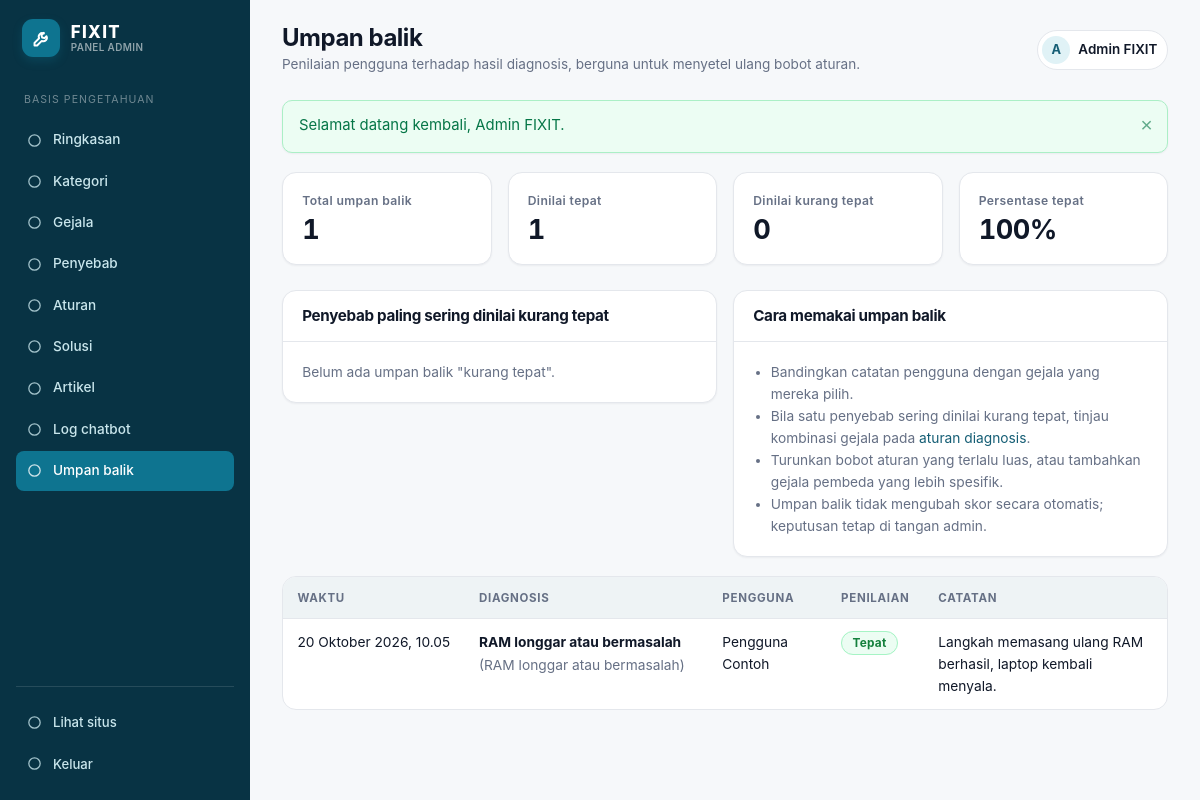
Page /admin/umpan_balik.php (signed in) on the committed database.
### tables this page shows
CREATE TABLE diagnosis_feedback (
  id INT UNSIGNED AUTO_INCREMENT PRIMARY KEY,
  diagnosis_id INT UNSIGNED NOT NULL UNIQUE,
  user_id INT UNSIGNED NULL,
  penilaian ENUM('tepat', 'tidak_tepat') NOT NULL,
  catatan VARCHAR(500) NULL,
  waktu DATETIME NOT NULL DEFAULT CURRENT_TIMESTAMP,
  CONSTRAINT fk_df_diagnosis FOREIGN KEY (diagnosis_id)
    REFERENCES diagnoses (id) ON DELETE CASCADE,
  CONSTRAINT fk_df_user FOREIGN KEY (user_id)
    REFERENCES users (id) ON DELETE SET NULL
);

CREATE TABLE diagnoses (
  id INT UNSIGNED AUTO_INCREMENT PRIMARY KEY,
  user_id INT UNSIGNED NULL,
  waktu DATETIME NOT NULL DEFAULT CURRENT_TIMESTAMP,
  hasil_teratas VARCHAR(150) NULL,
  ringkasan TEXT NULL,
  CONSTRAINT fk_diagnoses_user FOREIGN KEY (user_id)
    REFERENCES users (id) ON DELETE SET NULL
);

CREATE TABLE causes (
  id INT UNSIGNED AUTO_INCREMENT PRIMARY KEY,
  kode VARCHAR(10) NOT NULL UNIQUE,
  nama_penyebab VARCHAR(150) NOT NULL,
  deskripsi TEXT NULL,
  tingkat_risiko ENUM('rendah', 'sedang', 'tinggi') NOT NULL DEFAULT 'sedang'
);

CREATE TABLE users (
  id INT UNSIGNED AUTO_INCREMENT PRIMARY KEY,
  nama VARCHAR(100) NOT NULL,
  email VARCHAR(150) NOT NULL UNIQUE,
  password_hash VARCHAR(255) NOT NULL,
  role ENUM('user', 'admin') NOT NULL DEFAULT 'user',
  dibuat_pada DATETIME NOT NULL DEFAULT CURRENT_TIMESTAMP
);

### includes/classes/Repository.php (called while the page is built, shortened)
<?php
class Repository
{
    public function feedbackList(int $limit = 200): array
    {
        $stmt = $this->pdo->prepare(
            'SELECT f.*, d.hasil_teratas, d.waktu AS waktu_diagnosis,
                    u.nama, c.nama_penyebab
             FROM diagnosis_feedback f
             JOIN diagnoses d ON d.id = f.diagnosis_id
             LEFT JOIN users u ON u.id = COALESCE(f.user_id, d.user_id)
             LEFT JOIN diagnosis_results dr
                ON dr.diagnosis_id = d.id AND dr.urutan = 1
             LEFT JOIN causes c ON c.id = dr.cause_id
             ORDER BY f.waktu DESC, f.id DESC
             LIMIT ?'
        );
        $stmt->bindValue(1, $limit, PDO::PARAM_INT);
        $stmt->execute();
        return $stmt->fetchAll();
    }
    public function feedbackStats(): array
    {
        $row = $this->pdo->query(
            "SELECT COUNT(*) AS total,
                    COALESCE(SUM(penilaian = 'tepat'), 0) AS tepat,
                    COALESCE(SUM(penilaian = 'tidak_tepat'), 0) AS tidak_tepat
             FROM diagnosis_feedback"
        )->fetch() ?: [];
        $total = (int) ($row['total'] ?? 0);
        $tepat = (int) ($row['tepat'] ?? 0);
        return [
            'total'       => $total,
            'tepat'       => $tepat,
            'tidak_tepat' => (int) ($row['tidak_tepat'] ?? 0),
            'persen_tepat' => $total > 0 ? (int) round($tepat / $total * 100) : 0,
        ];
    }
    public function causesWithNegativeFeedback(int $limit = 5): array
    {
        $stmt = $this->pdo->prepare(
            "SELECT c.nama_penyebab, COUNT(*) AS jumlah
             FROM diagnosis_feedback f
             JOIN diagnosis_results dr
                ON dr.diagnosis_id = f.diagnosis_id AND dr.urutan = 1
             JOIN causes c ON c.id = dr.cause_id
             WHERE f.penilaian = 'tidak_tepat'
             GROUP BY c.id, c.nama_penyebab
             ORDER BY jumlah DESC, c.nama_penyebab
             LIMIT ?"
        );
        $stmt->bindValue(1, $limit, PDO::PARAM_INT);
        $stmt->execute();
        return $stmt->fetchAll();
    }
}

### includes/functions.php (called while the page is built, shortened)
<?php
function e(mixed $value): string
{
    return htmlspecialchars((string) $value, ENT_QUOTES, 'UTF-8');
}
function url(string $path = ''): string
{
    return BASE_URL . '/' . ltrim($path, '/');
}
function format_tanggal(?string $datetime, bool $dengan_jam = false): string
{
    $bulan = [
        1 => 'Januari', 'Februari', 'Maret', 'April', 'Mei', 'Juni',
        'Juli', 'Agustus', 'September', 'Oktober', 'November', 'Desember',
    ];
    $ts = strtotime($datetime);
    $hasil = date('j', $ts) . ' ' . $bulan[(int) date('n', $ts)] . ' ' . date('Y', $ts);
    if ($dengan_jam) {
        $hasil .= ', ' . date('H.i', $ts);
    }
    return $hasil;
}

### admin/umpan_balik.php (the view, shortened to what this page needs)
<?php
require_once __DIR__ . '/../includes/bootstrap.php';
require_once __DIR__ . '/_layout.php';
$statistik = $repo->feedbackStats();
$daftar = $repo->feedbackList(200);
$penyebabNegatif = $repo->causesWithNegativeFeedback(5);
?>
<div class="stat-grid">
    <div class="stat-card">
        <span>Total umpan balik</span>
        <strong><?= (int) $statistik['total'] ?></strong>
    </div>
    <div class="stat-card">
        <span>Dinilai tepat</span>
        <strong><?= (int) $statistik['tepat'] ?></strong>
    </div>
    <div class="stat-card">
        <span>Dinilai kurang tepat</span>
        <strong><?= (int) $statistik['tidak_tepat'] ?></strong>
    </div>
    <div class="stat-card">
        <span>Persentase tepat</span>
        <strong><?= (int) $statistik['persen_tepat'] ?>%</strong>
    </div>
</div>
<div class="admin-grid">
    <section class="panel">
        <div class="panel-head">
            <h2>Penyebab paling sering dinilai kurang tepat</h2>
        </div>
        <div class="panel-body">
            <?php if (!$penyebabNegatif): ?>
                <p class="muted mb-0 small">Belum ada umpan balik "kurang tepat".</p>
            <?php endif; ?>
        </div>
    </section>
    <section class="panel">
        <div class="panel-head">
            <h2>Cara memakai umpan balik</h2>
        </div>
        <div class="panel-body">
            <ul class="small" style="margin:0;padding-left:1.1rem;color:var(--muted)">
                <li>Bandingkan catatan pengguna dengan gejala yang mereka pilih.</li>
                <li>Bila satu penyebab sering dinilai kurang tepat, tinjau kombinasi gejala pada <a href="<?= url('/admin/aturan.php') ?>">aturan diagnosis</a>.</li>
                <li>Turunkan bobot aturan yang terlalu luas, atau tambahkan gejala pembeda yang lebih spesifik.</li>
                <li>Umpan balik tidak mengubah skor secara otomatis; keputusan tetap di tangan admin.</li>
            </ul>
        </div>
    </section>
</div>
<div class="table-wrap" style="margin-top:1.2rem">
    <?php if (!$daftar): ?>
        <div class="table-empty">Belum ada umpan balik diagnosis.</div>
    <?php else: ?>
        <table class="data-table">
            <thead>
                <tr>
                    <th>Waktu</th>
                    <th>Diagnosis</th>
                    <th>Pengguna</th>
                    <th>Penilaian</th>
                    <th>Catatan</th>
                </tr>
            </thead>
            <tbody>
                <?php foreach ($daftar as $item): ?>
                    <tr>
                        <td class="small nowrap"><?= e(format_tanggal($item['waktu'], true)) ?></td>
                        <td>
                            <strong class="small"><?= e($item['hasil_teratas'] ?: 'Diagnosis') ?></strong>
                            <?php if ($item['nama_penyebab']): ?>
                                <span class="muted small">(<?= e($item['nama_penyebab']) ?>)</span>
                            <?php endif; ?>
                        </td>
                        <td class="small"><?= e($item['nama'] ?: 'Anonim') ?></td>
                        <td>
                            <span class="feedback-badge <?= $item['penilaian'] === 'tepat' ? 'is-tepat' : 'is-kurang' ?>">
                                <?= $item['penilaian'] === 'tepat' ? 'Tepat' : 'Kurang tepat' ?>
                            </span>
                        </td>
                        <td class="small"><?= e($item['catatan'] ?: '-') ?></td>
                    </tr>
                <?php endforeach; ?>
            </tbody>
        </table>
    <?php endif; ?>
</div>

### assets/css/style.css (style rules this page uses)
:root { --bg: #f6f8fa; --surface: #ffffff; --surface-2: #eef3f5; --text: #101828; --muted: #667085; --border: #e4e7ec; --border-strong: #d0d5dd; --primary: #0e7490; --primary-dark: #155e75; --primary-soft: #e0f2f6; --primary-ink: #083344; --amber: #b45309; --risk-rendah: #15803d; --risk-rendah-bg: #ecfdf3; --risk-sedang: #b45309; --risk-sedang-bg: #fffaeb; --risk-tinggi: #b91c1c; --risk-tinggi-bg: #fef3f2; --radius: 14px; --radius-sm: 10px; --radius-lg: 20px; --shadow-sm: 0 1px 2px rgba(16, 24, 40, .05); --shadow: 0 8px 24px rgba(16, 24, 40, .07); --shadow-lg: 0 24px 48px rgba(16, 24, 40, .10); --font: -apple-system, BlinkMacSystemFont, "Segoe UI", Inter, Roboto, "Helvetica Neue", Arial, sans-serif; --mono: "Cascadia Code", "SFMono-Regular", Consolas, monospace; }
*, *::before, *::after { box-sizing: border-box; }
html { -webkit-text-size-adjust: 100%; scroll-behavior: smooth; }
body { margin: 0; background: var(--bg); color: var(--text); font-family: var(--font); font-size: 16px; line-height: 1.6; -webkit-font-smoothing: antialiased; }
a { color: var(--primary-dark); text-decoration: none; }
h1, h2, h3, h4 { margin: 0 0 .5em; line-height: 1.15; letter-spacing: -.02em; font-weight: 700; }
h2 { font-size: clamp(1.5rem, 2.6vw, 2rem); }
p { margin: 0 0 1em; }
ul, ol { margin: 0 0 1em; padding-left: 1.2em; }
.muted { color: var(--muted); }
.small { font-size: .86rem; }
.nowrap { white-space: nowrap; }
.mb-0 { margin-bottom: 0; }
.feedback-badge { flex-shrink: 0; padding: .25rem .65rem; border: 1px solid var(--border); border-radius: 999px; font-size: .74rem; font-weight: 700; letter-spacing: .02em; }
.feedback-badge.is-tepat { border-color: #a6f4c5; background: var(--risk-rendah-bg); color: var(--risk-rendah); }
.table-wrap { overflow-x: auto; border: 1px solid var(--border); border-radius: var(--radius); background: var(--surface); }
.data-table { width: 100%; border-collapse: collapse; font-size: .87rem; min-width: 620px; }
.data-table th { text-align: left; padding: .7rem .9rem; background: var(--surface-2); color: var(--muted); font-size: .72rem; letter-spacing: .06em; text-transform: uppercase; font-weight: 700; border-bottom: 1px solid var(--border); white-space: nowrap; }
.data-table td { padding: .75rem .9rem; border-bottom: 1px solid var(--border); vertical-align: top; }
.data-table tr:last-child td { border-bottom: 0; }
.stat-grid { display: grid; grid-template-columns: repeat(auto-fit, minmax(160px, 1fr)); gap: 1rem; margin-bottom: 1.6rem; }
.stat-card { padding: 1.1rem 1.2rem; background: var(--surface); border: 1px solid var(--border); border-radius: var(--radius); box-shadow: var(--shadow-sm); }
.stat-card span { display: block; color: var(--muted); font-size: .76rem; font-weight: 600; letter-spacing: .03em; margin-bottom: .35rem; }
.stat-card strong { font-size: 1.7rem; line-height: 1; font-variant-numeric: tabular-nums; letter-spacing: -.02em; }
.admin-grid { display: grid; grid-template-columns: repeat(2, minmax(0, 1fr)); gap: 1rem; align-items: start; }
.panel { background: var(--surface); border: 1px solid var(--border); border-radius: var(--radius); box-shadow: var(--shadow-sm); overflow: hidden; }
.panel-head { display: flex; align-items: center; gap: .7rem; padding: 1rem 1.2rem; border-bottom: 1px solid var(--border); }
.panel-head h2 { font-size: .95rem; margin: 0; }
.panel-body { padding: 1.2rem; }

### rows in the picture
diagnosis_feedback: waktu "20 Oktober 2026, 10.05", diagnosis.hasil_teratas "RAM longgar atau bermasalah", causes.nama_penyebab "RAM longgar atau bermasalah", user.nama "Pengguna Contoh", penilaian "Tepat", catatan "Langkah memasang ulang RAM berhasil, laptop kembali menyala."

### other values in the picture
$label "Ringkasan"
$label "Kategori"
$label "Gejala"
$label "Penyebab"
$label "Aturan"
$label "Solusi"
$label "Artikel"
$label "Log chatbot"
$label "Umpan balik"
$title "Umpan balik"
$subtitle "Penilaian pengguna terhadap hasil diagnosis, berguna untuk menyetel ulang bobot aturan."
mb_strtoupper(mb_substr($pengguna['nama'] ?? 'A', 0, 1)) "A"
$pengguna['nama'] "Admin FIXIT"
$flash['message'] "Selamat datang kembali, Admin FIXIT."
$statistik['total'] "1"
